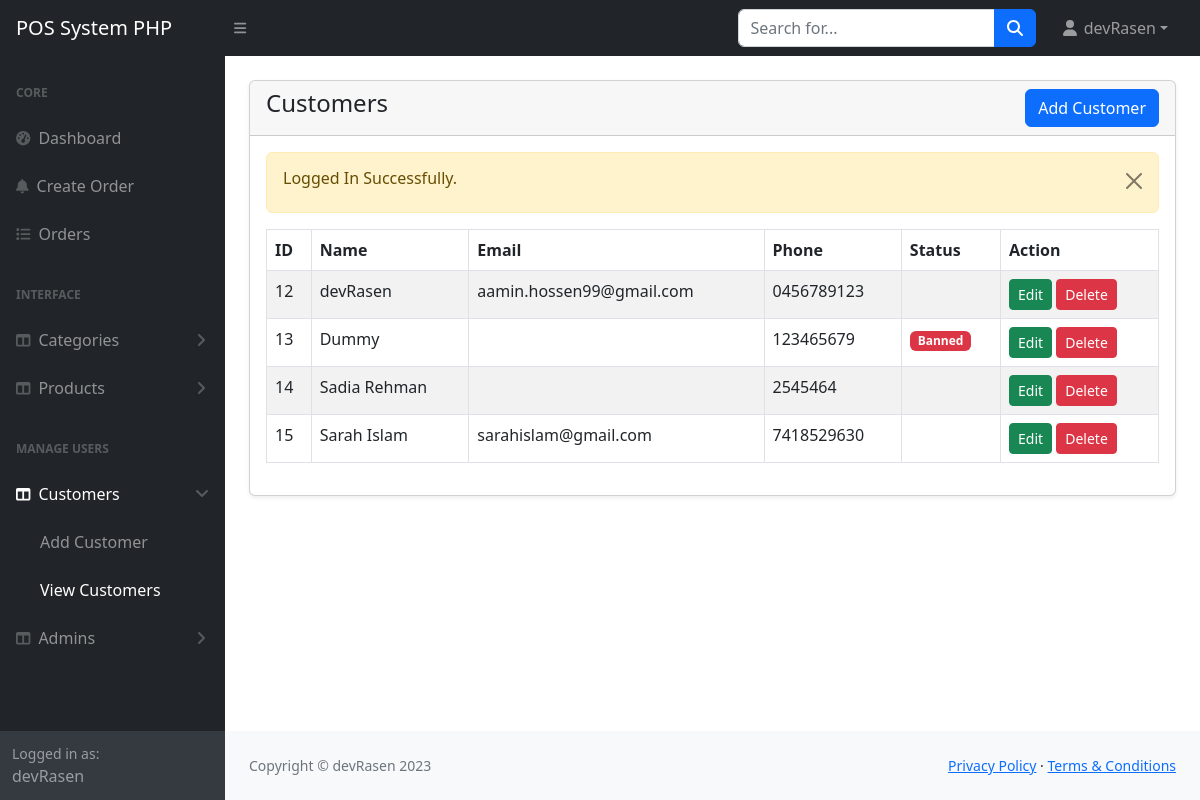
The app's page /POS-System-PHP/admin/customers.php (signed in) with its own data.
### tables this page shows
CREATE TABLE `customers` (
  `id` int NOT NULL,
  `name` varchar(255) NOT NULL,
  `email` varchar(255) DEFAULT NULL,
  `phone` varchar(255) NOT NULL,
  `address` tinytext,
  `status` tinyint NOT NULL DEFAULT '0' COMMENT '0=Visible; 1=Hidden',
  `created_at` timestamp NOT NULL DEFAULT CURRENT_TIMESTAMP
);

### POS-System-PHP/admin/customers.php (the view, shortened to what this page needs)
<?php
include('includes/header.php');
?>
<main>
    <div class="container-fluid px-4">
        <div class="card mt-4 shadow-sm">
            <div class="card-header">
                <h4 class="mb-0">Customers
                    <a href="customer-create.php" class="btn btn-primary float-end">Add Customer</a>
                </h4>
            </div>
            <div class="card-body">
                <div class="table-responsive">
                    <table class="table table-striped table-bordered">
                        <thead>
                            <tr>
                                <th>ID</th>
                                <th>Name</th>
                                <th>Email</th>
                                <th>Phone</th>
                                <th>Status</th>
                                <th>Action</th>
                            </tr>
                        </thead>
                        <tbody>
                            <?php
                            $customers = getAll('customers');
                            if (mysqli_num_rows($customers) > 0) {
                                foreach ($customers as $item) :
                            ?>
                                    <tr>
                                        <td><?= $item['id'] ?></td>
                                        <td><?= $item['name'] ?></td>
                                        <td><?= $item['email'] ?></td>
                                        <td><?= $item['phone'] ?></td>
                                        <td>
                                            <?php
                                            if ($item['status'] == 1) {
                                                echo '<span class="badge bg-danger">Banned</span>';
                                            }
                                            ?>
                                        </td>
                                        <td>
                                            <a href="customer-edit.php?id=<?= $item['id']; ?>" class="btn btn-sm btn-success">Edit</a>
                                            <a href="customer-delete.php?id=<?= $item['id']; ?>" class="btn btn-sm btn-danger">Delete</a>
                                        </td>
                                    </tr>
                                <?php
                                endforeach;
                            } else {
                                ?>
                                <tr>
                                    <td colspan="6" class="text-center">No Records Found!</td>
                                </tr>
                            <?php
                            }
                            ?>
                        </tbody>
                    </table>
                </div>
            </div>
        </div>
    </div>
</main>
<?php
include('includes/footer.php');
?>

### records on screen
customers: id "12", name "devRasen", email "aamin.hossen99@gmail.com", phone "0456789123"
customers: id "13", name "Dummy", phone "123465679", status "Banned"
customers: id "14", name "Sadia Rehman", phone "2545464"
customers: id "15", name "Sarah Islam", email "sarahislam@gmail.com", phone "7418529630"

### other values on screen
$_SESSION['loggedInUser']['name'] "devRasen"
$_SESSION['status'] "Logged In Successfully."
